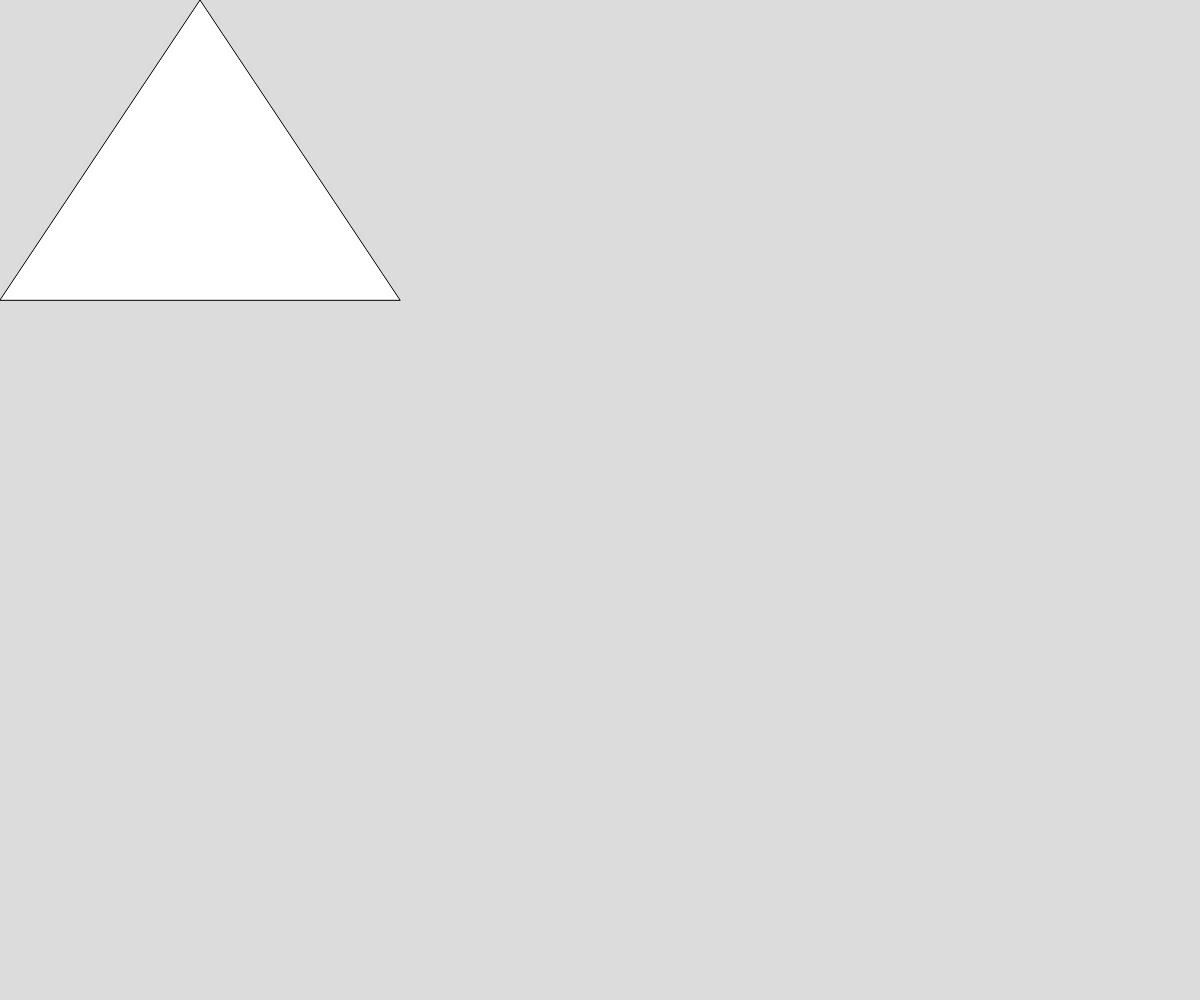
Frame 1 (no input)
Frame 60 (no input): identical to frame 1, image omitted
Frame 120 (the mouse pressed at the canvas centre since frame 60): identical to frame 1, image omitted

The p5.js sketch that drew this single still picture (run headless with seeded random() and noise() and a simulated clock; from frame 60 on, the mouse is pressed at the canvas centre):

// p5.js sketch
// ── sketch.js
// Project Title
// Your Name
// Date
//
// Extra for Experts:
// - describe what you did to take this project "above and beyond"

let initailTriangle = [
  {x: 0, y: 300},
  {x: 200, y: 0},
  {x: 400, y: 300},
];

let depth = 0;

function setup() {
  createCanvas(windowWidth, windowHeight);
}

function draw() {
  background(220);
  sierperpinski(initailTriangle,depth);
}

function sierperpinski(points, depth){
  triangle(points[0].x, points[0].y, points[1].x, points[1].y, points[2].x, points[2].y);
  if(depth > 0){
    sierperpinski([midPoint(points[0], points[1]), midPoint(points[0], points[2]), points[0]],depth-1);
    sierperpinski([midPoint(points[1], points[0]), midPoint(points[1], points[2]), points[1]],depth-1);
    sierperpinski([midPoint(points[2], points[1]), midPoint(points[2], points[0]), points[2]],depth-1);
  }
}


function midPoint(point1, point2){
  return  {
    x: (point1.x + point2.x)/2,
    y: (point1.y + point2.y)/2
  };
}

function mouseReleased(){
  if (depth<7){
    depth++;
  }

}
